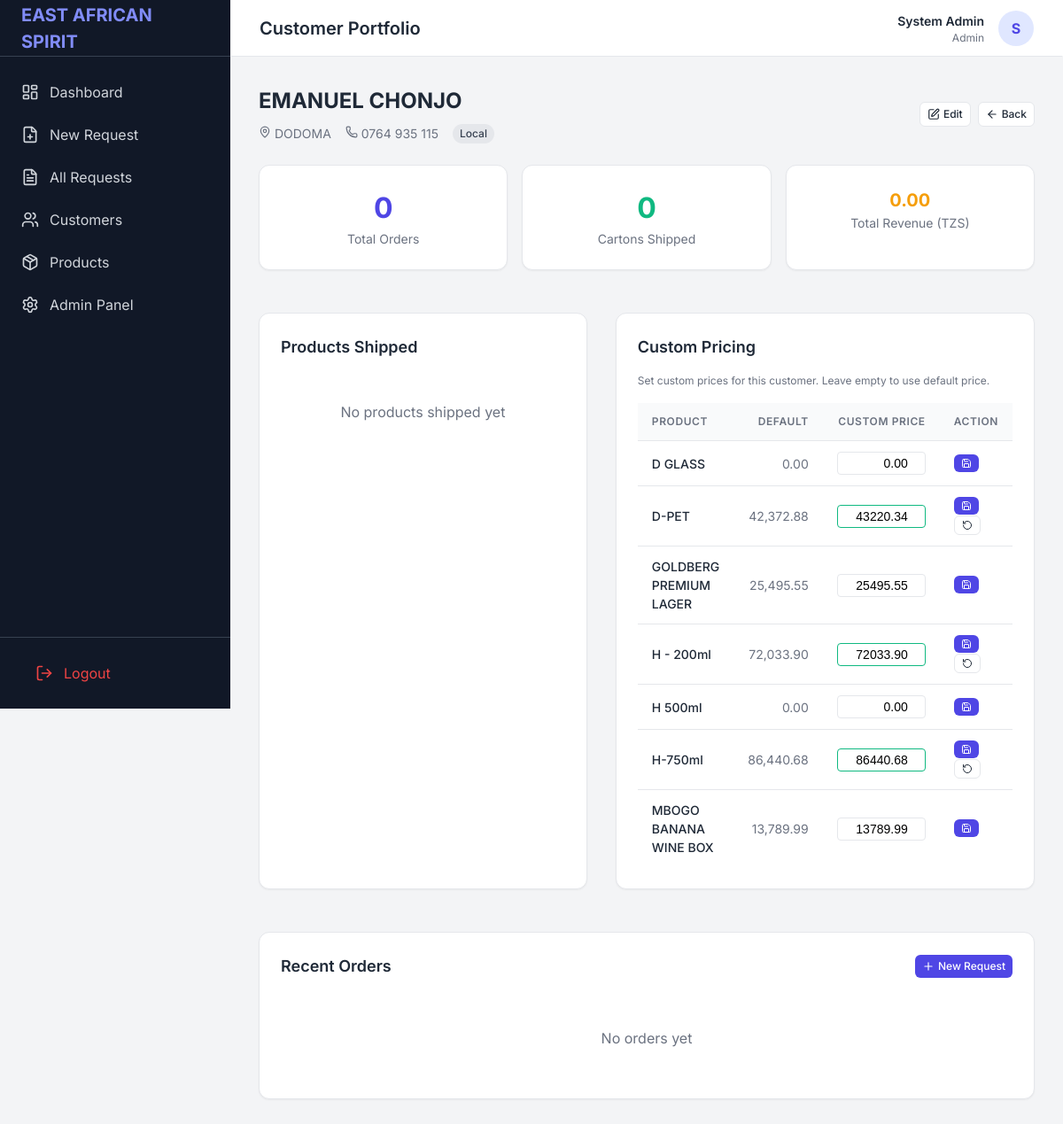
The app's page /view_customer.php?id=1 (signed in) with its own data.
### tables this page shows
CREATE TABLE `customers` (
  `id` int(11) NOT NULL AUTO_INCREMENT,
  `name` varchar(100) NOT NULL,
  `location` varchar(100) DEFAULT NULL,
  `phone` varchar(20) DEFAULT NULL,
  `is_export` tinyint(1) DEFAULT 0,
  PRIMARY KEY (`id`)
);

CREATE TABLE `products` (
  `id` int(11) NOT NULL AUTO_INCREMENT,
  `name` varchar(100) NOT NULL,
  `description` text DEFAULT NULL,
  `default_price` decimal(10,2) DEFAULT 0.00,
  `carton_weight` decimal(10,2) DEFAULT 0.00,
  PRIMARY KEY (`id`)
);

### view_customer.php (the view, shortened to what this page needs)
<?php
$pageTitle = 'Customer Portfolio';
require_once 'includes/header.php';
$customer_id = (int)$_GET['id'];
try {
    $stmt = $pdo->prepare("SELECT *, IFNULL(is_export, 0) as is_export FROM customers WHERE id = ?");
    $stmt->execute([$customer_id]);
    $customer = $stmt->fetch();
} catch (PDOException $e) {
    $stmt = $pdo->prepare("SELECT *, 0 as is_export FROM customers WHERE id = ?");
    $stmt->execute([$customer_id]);
    $customer = $stmt->fetch();
}
$stmt = $pdo->query("SELECT * FROM products ORDER BY name");
$products = $stmt->fetchAll();
$stmt = $pdo->prepare("SELECT product_id, price FROM customer_prices WHERE customer_id = ?");
$stmt->execute([$customer_id]);
$custom_prices = $stmt->fetchAll(PDO::FETCH_KEY_PAIR);
$stmt = $pdo->prepare("
    SELECT r.*,
           (SELECT SUM(ri.total_price) FROM request_items ri WHERE ri.request_id = r.id) as total_amount,
           (SELECT COUNT(*) FROM request_items ri WHERE ri.request_id = r.id) as item_count
    FROM requests r
    WHERE r.customer_id = ?
    ORDER BY r.request_date DESC, r.created_at DESC
    LIMIT 20
");
$stmt->execute([$customer_id]);
$orders = $stmt->fetchAll();
$stmt = $pdo->prepare("
    SELECT p.name as product_name,
           SUM(ri.quantity) as total_quantity,
           SUM(ri.total_price) as total_value,
           COUNT(DISTINCT ri.request_id) as order_count
    FROM request_items ri
    JOIN products p ON ri.product_id = p.id
    JOIN requests r ON ri.request_id = r.id
    WHERE r.customer_id = ?
    GROUP BY ri.product_id, p.name
    ORDER BY total_quantity DESC
");
$stmt->execute([$customer_id]);
$product_summary = $stmt->fetchAll();
$total_orders = count($orders);
$total_revenue = array_sum(array_column($orders, 'total_amount'));
$total_items = array_sum(array_column($product_summary, 'total_quantity'));
?>
<div class="flex-header" style="margin-bottom: 1.5rem;">
    <div>
        <h2 style="margin: 0; font-size: 1.5rem;"><?php echo htmlspecialchars($customer['name']); ?></h2>
        <div style="display: flex; gap: 1rem; margin-top: 0.5rem; flex-wrap: wrap;">
            <?php if ($customer['location']): ?>
                <span style="color: var(--text-muted); font-size: 0.875rem;">
                    <i data-lucide="map-pin" style="width: 14px; height: 14px;"></i>
                    <?php echo htmlspecialchars($customer['location']); ?>
                </span>
            <?php endif; ?>
            <?php if ($customer['phone']): ?>
                <span style="color: var(--text-muted); font-size: 0.875rem;">
                    <i data-lucide="phone" style="width: 14px; height: 14px;"></i>
                    <?php echo htmlspecialchars($customer['phone']); ?>
                </span>
            <?php endif; ?>
            <?php if ($customer['is_export']): ?>
                <span class="badge badge-warning">Export</span>
            <?php else: ?>
                <span class="badge badge-secondary">Local</span>
            <?php endif; ?>
        </div>
    </div>
    <div style="display: flex; gap: 0.5rem;">
        <a href="edit_customer.php?id=<?php echo $customer_id; ?>" class="btn btn-secondary btn-sm">
            <i data-lucide="edit" style="width: 14px; height: 14px; margin-right: 0.25rem;"></i>
            Edit
        </a>
        <a href="customers.php" class="btn btn-secondary btn-sm">
            <i data-lucide="arrow-left" style="width: 14px; height: 14px; margin-right: 0.25rem;"></i>
            Back
        </a>
    </div>
</div>
<div class="stats-grid" style="display: grid; grid-template-columns: repeat(auto-fit, minmax(200px, 1fr)); gap: 1rem; margin-bottom: 1.5rem;">
    <div class="card" style="text-align: center; padding: 1.5rem;">
        <div style="font-size: 2rem; font-weight: 700; color: var(--primary-color);"><?php echo $total_orders; ?></div>
        <div style="color: var(--text-muted); font-size: 0.875rem;">Total Orders</div>
    </div>
    <div class="card" style="text-align: center; padding: 1.5rem;">
        <div style="font-size: 2rem; font-weight: 700; color: #10b981;"><?php echo number_format($total_items); ?></div>
        <div style="color: var(--text-muted); font-size: 0.875rem;">Cartons Shipped</div>
    </div>
    <div class="card" style="text-align: center; padding: 1.5rem;">
        <div style="font-size: 1.25rem; font-weight: 700; color: #f59e0b;"><?php echo number_format($total_revenue, 2); ?></div>
        <div style="color: var(--text-muted); font-size: 0.875rem;">Total Revenue (TZS)</div>
    </div>
</div>
<div class="dashboard-grid">
    <div class="card">
        <h3 class="card-title">Products Shipped</h3>
        <?php if (empty($product_summary)): ?>
            <p style="color: var(--text-muted); text-align: center; padding: 2rem;">No products shipped yet</p>
        <?php endif; ?>
    </div>
    <div class="card">
        <h3 class="card-title">Custom Pricing</h3>
        <p style="font-size: 0.75rem; color: var(--text-muted); margin-bottom: 1rem;">
            Set custom prices for this customer. Leave empty to use default price.
        </p>
        <div class="table-container">
            <table class="table">
                <thead>
                    <tr>
                        <th>Product</th>
                        <th style="text-align: right;">Default</th>
                        <th style="text-align: right;">Custom Price</th>
                        <th>Action</th>
                    </tr>
                </thead>
                <tbody>
                    <?php foreach ($products as $product): ?>
                    <?php
                        $has_custom = isset($custom_prices[$product['id']]);
                        $current_price = $has_custom ? $custom_prices[$product['id']] : $product['default_price'];
                    ?>
                    <tr>
                        <td style="font-weight: 500;"><?php echo htmlspecialchars($product['name']); ?></td>
                        <td style="text-align: right; color: var(--text-muted);"><?php echo number_format($product['default_price'], 2); ?></td>
                        <td style="text-align: right;">
                            <form method="POST" style="display: inline-flex; gap: 0.25rem; align-items: center;">
                                <input type="number" name="price" step="0.01" value="<?php echo $current_price; ?>"
                                       style="width: 100px; padding: 0.25rem; border: 1px solid <?php echo $has_custom ? '#10b981' : 'var(--border-color)'; ?>; border-radius: 0.25rem; text-align: right;"
                                       class="form-control">
                        </td>
                        <td>
                                <button type="submit" class="btn btn-primary btn-sm" title="Save">
                                    <i data-lucide="save" style="width: 12px; height: 12px;"></i>
                                </button>
                            <?php if ($has_custom): ?>
                            <form method="POST" style="display: inline;">
                                <button type="submit" class="btn btn-secondary btn-sm" title="Reset to default">
                                    <i data-lucide="rotate-ccw" style="width: 12px; height: 12px;"></i>
                                </button>
                            </form>
                            <?php endif; ?>
                        </td>
                    </tr>
                    <?php endforeach; ?>
                </tbody>
            </table>
        </div>
    </div>
</div>
<div class="card" style="margin-top: 1.5rem;">
    <div class="flex-header">
        <h3 class="card-title" style="margin-bottom: 0;">Recent Orders</h3>
        <a href="create_request.php" class="btn btn-primary btn-sm">
            <i data-lucide="plus" style="width: 14px; height: 14px; margin-right: 0.25rem;"></i>
            New Request
        </a>
    </div>
    <?php if (empty($orders)): ?>
        <p style="color: var(--text-muted); text-align: center; padding: 2rem;">No orders yet</p>
    <?php endif; ?>
</div>
<?php require_once 'includes/footer.php'; ?>

### includes/header.php (shortened to what this page needs)
<?php
$user_role = $_SESSION['role'] ?? 'guest';
$user_name = $_SESSION['full_name'] ?? 'Guest';
?>
<!DOCTYPE html>
<html lang="en">
<head>
    <link rel="stylesheet" href="assets/css/style.css?v=1.0">
</head>
<body>
<?php if (basename($_SERVER['PHP_SELF']) != 'login.php'): ?>
<div class="app-container">
    <aside class="sidebar">
        <div class="sidebar-header">
            EAST AFRICAN SPIRIT
        </div>
        <nav class="sidebar-nav">
            <a href="index.php" class="nav-item <?php echo basename($_SERVER['PHP_SELF']) == 'index.php' ? 'active' : ''; ?>">
                <i data-lucide="layout-dashboard" class="nav-icon"></i> Dashboard
            </a>
            <a href="create_request.php" class="nav-item <?php echo basename($_SERVER['PHP_SELF']) == 'create_request.php' ? 'active' : ''; ?>">
                <i data-lucide="file-plus" class="nav-icon"></i> New Request
            </a>
            <a href="requests.php" class="nav-item <?php echo basename($_SERVER['PHP_SELF']) == 'requests.php' ? 'active' : ''; ?>">
                <i data-lucide="file-text" class="nav-icon"></i> All Requests
            </a>
            <a href="customers.php" class="nav-item <?php echo basename($_SERVER['PHP_SELF']) == 'customers.php' ? 'active' : ''; ?>">
                <i data-lucide="users" class="nav-icon"></i> Customers
            </a>
            <a href="products.php" class="nav-item <?php echo basename($_SERVER['PHP_SELF']) == 'products.php' ? 'active' : ''; ?>">
                <i data-lucide="package" class="nav-icon"></i> Products
            </a>
            <?php if ($user_role === 'admin'): ?>
            <a href="admin.php" class="nav-item <?php echo basename($_SERVER['PHP_SELF']) == 'admin.php' ? 'active' : ''; ?>">
                <i data-lucide="settings" class="nav-icon"></i> Admin Panel
            </a>
            <?php endif; ?>
        </nav>
        <div style="padding: 1rem; border-top: 1px solid #374151;">
            <a href="logout.php" class="nav-item" style="color: #ef4444;">
                <i data-lucide="log-out" class="nav-icon"></i> Logout
            </a>
        </div>
    </aside>
    <main class="main-content">
        <header class="top-header glass">
            <h2 style="font-size: 1.25rem; font-weight: 600;"><?php echo $pageTitle ?? 'Dashboard'; ?></h2>
            <div style="display: flex; align-items: center; gap: 1rem;">
                <div style="text-align: right;">
                    <div style="font-weight: 600; font-size: 0.875rem;"><?php echo htmlspecialchars($user_name); ?></div>
                    <div style="font-size: 0.75rem; color: var(--text-muted); text-transform: capitalize;"><?php echo htmlspecialchars($user_role); ?></div>
                </div>
                <div style="width: 40px; height: 40px; background: #e0e7ff; border-radius: 50%; display: flex; align-items: center; justify-content: center; color: var(--primary-color); font-weight: 700;">
                    <?php echo strtoupper(substr($user_name, 0, 1)); ?>
                </div>
            </div>
        </header>
        <div class="page-content">
<?php endif; ?>

### includes/footer.php (shortened to what this page needs)
<?php if (basename($_SERVER['PHP_SELF']) != 'login.php'): ?>
        </div>
    </main>
</div>
<?php endif; ?>
</body>
</html>

### assets/css/style.css (style rules this page uses)
:root { --primary-color: #4f46e5; --primary-hover: #4338ca; --secondary-color: #10b981; --accent-color: #f59e0b; --bg-color: #f3f4f6; --card-bg: #ffffff; --text-color: #1f2937; --text-muted: #6b7280; --border-color: #e5e7eb; --sidebar-width: 260px; --header-height: 64px; --glass-bg: rgba(255, 255, 255, 0.7); --glass-border: rgba(255, 255, 255, 0.3); --shadow-sm: 0 1px 2px 0 rgba(0, 0, 0, 0.05); --shadow-md: 0 4px 6px -1px rgba(0, 0, 0, 0.1), 0 2px 4px -1px rgba(0, 0, 0, 0.06); --shadow-lg: 0 10px 15px -3px rgba(0, 0, 0, 0.1), 0 4px 6px -2px rgba(0, 0, 0, 0.05); }
* { box-sizing: border-box; margin: 0; padding: 0; }
body { font-family: 'Inter', system-ui, -apple-system, sans-serif; background-color: var(--bg-color); color: var(--text-color); line-height: 1.5; }
a { text-decoration: none; color: inherit; }
.glass { background: var(--glass-bg); backdrop-filter: blur(10px); -webkit-backdrop-filter: blur(10px); border: 1px solid var(--glass-border); }
.app-container { display: flex; min-height: 100vh; }
.sidebar { width: var(--sidebar-width); background-color: #111827; color: white; display: flex; flex-direction: column; position: fixed; height: 100vh; transition: transform 0.3s ease; z-index: 50; }
.sidebar-header { height: var(--header-height); display: flex; align-items: center; justify-content: space-between; padding: 0 1.5rem; font-weight: 700; font-size: 1.25rem; border-bottom: 1px solid #374151; color: #818cf8; }
.sidebar-nav { flex: 1; padding: 1rem 0; overflow-y: auto; }
.nav-item { display: flex; align-items: center; padding: 0.75rem 1.5rem; color: #d1d5db; transition: all 0.2s; }
.nav-icon { margin-right: 0.75rem; width: 20px; height: 20px; }
.main-content { flex: 1; margin-left: var(--sidebar-width); display: flex; flex-direction: column; }
.top-header { height: var(--header-height); background-color: var(--card-bg); border-bottom: 1px solid var(--border-color); display: flex; align-items: center; justify-content: space-between; padding: 0 2rem; position: sticky; top: 0; z-index: 40; }
.page-content { padding: 2rem; flex: 1; }
.card { background-color: var(--card-bg); border-radius: 0.75rem; box-shadow: var(--shadow-sm); padding: 1.5rem; margin-bottom: 1.5rem; border: 1px solid var(--border-color); }
.btn { display: inline-flex; align-items: center; justify-content: center; padding: 0.5rem 1rem; border-radius: 0.375rem; font-weight: 500; cursor: pointer; transition: all 0.2s; border: none; font-size: 0.875rem; }
.btn-primary { background-color: var(--primary-color); color: white; }
.btn-secondary { background-color: white; border: 1px solid var(--border-color); color: var(--text-color); }
.form-control { width: 100%; padding: 0.5rem 0.75rem; border-radius: 0.375rem; border: 1px solid var(--border-color); background-color: white; font-size: 0.875rem; transition: border-color 0.2s; }
.table-container { overflow-x: auto; }
.table { width: 100%; border-collapse: collapse; font-size: 0.875rem; }
.table th { text-align: left; padding: 0.75rem 1rem; background-color: #f9fafb; color: var(--text-muted); font-weight: 600; text-transform: uppercase; font-size: 0.75rem; letter-spacing: 0.05em; border-bottom: 1px solid var(--border-color); }
.table td { padding: 0.75rem 1rem; border-bottom: 1px solid var(--border-color); color: var(--text-color); }
.table tr:last-child td { border-bottom: none; }
.badge { display: inline-flex; align-items: center; padding: 0.125rem 0.5rem; border-radius: 9999px; font-size: 0.75rem; font-weight: 500; }
.badge-secondary { background-color: #e5e7eb; color: #374151; }
.btn-sm { padding: 0.25rem 0.5rem; font-size: 0.75rem; }
.card-title { font-size: 1.125rem; font-weight: 600; margin-bottom: 1rem; }
.dashboard-grid { display: grid; grid-template-columns: 2fr 1fr; gap: 2rem; }
.flex-header { display: flex; justify-content: space-between; align-items: center; margin-bottom: 1.5rem; }

### records on screen
customers: name "EMANUEL CHONJO", location "DODOMA", phone "0764 935 115"
products: name "D GLASS", default_price "0.00", price "0.00"
products: name "D-PET", default_price "42,372.88", price "43220.34"
products: name "GOLDBERG PREMIUM LAGER", default_price "25,495.55", price "25495.55"
products: name "H - 200ml", default_price "72,033.90", price "72033.90"
products: name "H 500ml", default_price "0.00", price "0.00"
products: name "H-750ml", default_price "86,440.68", price "86440.68"
products: name "MBOGO BANANA WINE BOX", default_price "13,789.99", price "13789.99"

### other values on screen
$pageTitle "Customer Portfolio"
$user_name "System Admin"
$user_role "Admin"
substr($user_name, 0, 1) "S"
$total_orders "0"
$total_items "0"
$total_revenue "0.00"
